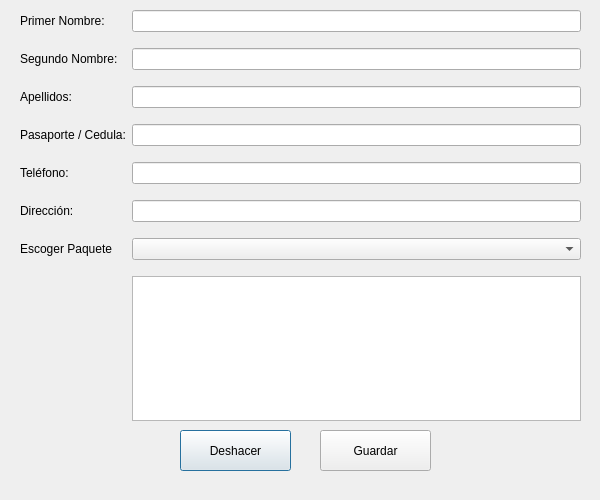
<?xml version="1.0" encoding="UTF-8"?>
<ui version="4.0">
 <class>RegisterTourist</class>
 <widget class="QDialog" name="RegisterTourist">
  <property name="geometry">
   <rect>
    <x>0</x>
    <y>0</y>
    <width>600</width>
    <height>500</height>
   </rect>
  </property>
  <property name="maximumSize">
   <size>
    <width>600</width>
    <height>500</height>
   </size>
  </property>
  <property name="windowTitle">
   <string>Registrar Turista</string>
  </property>
  <widget class="QWidget" name="formLayoutWidget">
   <property name="geometry">
    <rect>
     <x>20</x>
     <y>10</y>
     <width>561</width>
     <height>411</height>
    </rect>
   </property>
   <layout class="QFormLayout" name="formLayout">
    <property name="verticalSpacing">
     <number>16</number>
    </property>
    <item row="0" column="0">
     <widget class="QLabel" name="label">
      <property name="text">
       <string>Primer Nombre:</string>
      </property>
     </widget>
    </item>
    <item row="0" column="1">
     <widget class="QLineEdit" name="txtFirstName"/>
    </item>
    <item row="1" column="0">
     <widget class="QLabel" name="label_2">
      <property name="text">
       <string>Segundo Nombre:</string>
      </property>
     </widget>
    </item>
    <item row="1" column="1">
     <widget class="QLineEdit" name="txtSecondName"/>
    </item>
    <item row="2" column="0">
     <widget class="QLabel" name="label_3">
      <property name="text">
       <string>Apellidos:</string>
      </property>
     </widget>
    </item>
    <item row="2" column="1">
     <widget class="QLineEdit" name="txtLastName"/>
    </item>
    <item row="3" column="0">
     <widget class="QLabel" name="label_4">
      <property name="text">
       <string>Pasaporte / Cedula:</string>
      </property>
     </widget>
    </item>
    <item row="3" column="1">
     <widget class="QLineEdit" name="txtPassPort"/>
    </item>
    <item row="4" column="0">
     <widget class="QLabel" name="label_5">
      <property name="text">
       <string>Teléfono:</string>
      </property>
     </widget>
    </item>
    <item row="4" column="1">
     <widget class="QLineEdit" name="txtPhone"/>
    </item>
    <item row="5" column="0">
     <widget class="QLabel" name="label_6">
      <property name="text">
       <string>Dirección:</string>
      </property>
     </widget>
    </item>
    <item row="5" column="1">
     <widget class="QLineEdit" name="txtAdress"/>
    </item>
    <item row="6" column="0">
     <widget class="QLabel" name="label_7">
      <property name="text">
       <string>Escoger Paquete</string>
      </property>
     </widget>
    </item>
    <item row="6" column="1">
     <widget class="QComboBox" name="cmbChoosePackage"/>
    </item>
    <item row="7" column="1">
     <widget class="QTextEdit" name="txtPackageDescription"/>
    </item>
   </layout>
  </widget>
  <widget class="QPushButton" name="btnReset">
   <property name="geometry">
    <rect>
     <x>180</x>
     <y>430</y>
     <width>111</width>
     <height>41</height>
    </rect>
   </property>
   <property name="text">
    <string>Deshacer</string>
   </property>
  </widget>
  <widget class="QPushButton" name="btnSave">
   <property name="geometry">
    <rect>
     <x>320</x>
     <y>430</y>
     <width>111</width>
     <height>41</height>
    </rect>
   </property>
   <property name="text">
    <string>Guardar</string>
   </property>
  </widget>
 </widget>
 <resources/>
 <connections/>
</ui>
